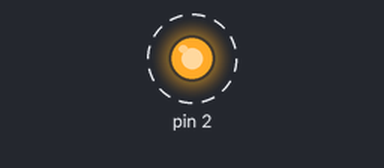
Bench run of a sketch on a simulated Arduino Uno, built with avr-gcc and run on an emulated ATmega328P. Shown: output pins drawn as LEDs (lit = HIGH). Dashed ring = blinking.

Above: at 0.2 s.
Timing chart, 0 to 3.0 s (numbered marks = the images above):
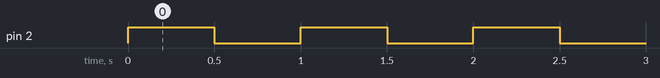

The sketch:

timer-test.ino
```cpp
bool state = 0;

void setup() {
  pinMode(2,OUTPUT);

  noInterrupts();
  TCCR1A = 0; // clear the control register
  TCCR1B = 0; // clear the control register
  TCNT1 = 0;
  OCR1A = 31250;
  TCCR1B |= (1<<WGM12); // CTC mode
  TIMSK1 |= (1<<OCIE1A); // enable timer compare interrupts
  interrupts();
  TCCR1B |= (1<<CS12); // 256 prescalar
//  TCCR0B = TCCR0B & 0b11111000 | 0b001;
}

void loop() {
//  digitalWrite(2,state);
}

ISR(TIMER1_COMPA_vect){
  TCNT1 = 0;
  state = !state;
  digitalWrite(2,state);
}
```

Measured:
- by itself, pin 2: alternates HIGH for 0.50 s and LOW for 0.50 s
